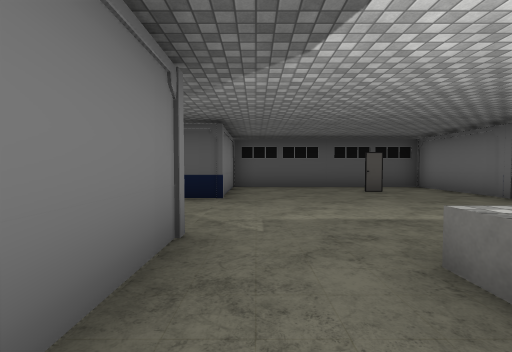
[1] (above)

12 first-person views from a walk through a scene from a Unity 3-D project. The camera is 1.3 m above the floor, tilts 2° down and sees 90° across. The floor is counted in squares, 2 m on a side. Each view is taken from the middle of a square. On the plan, view 1 faces up. The plan holds only what a view shows up to about 9 squares ahead; the rest is blank. The player is left out. Some surface patterns are stand-ins.

[2]
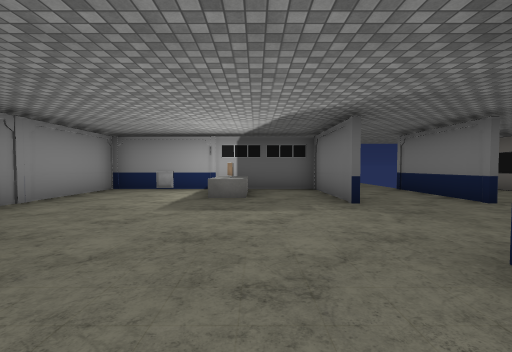

[3]
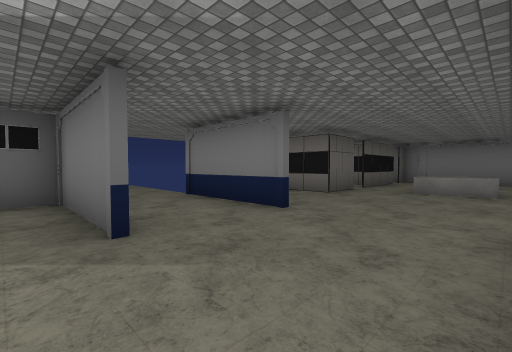

[4]
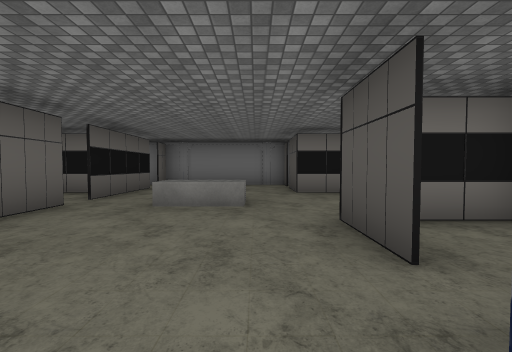

[5]
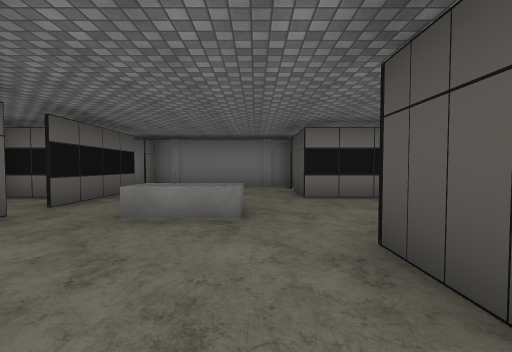

[6]
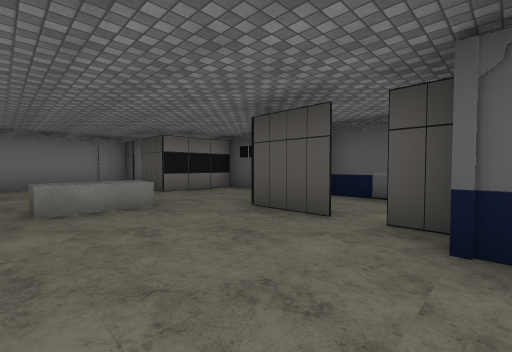

[7]
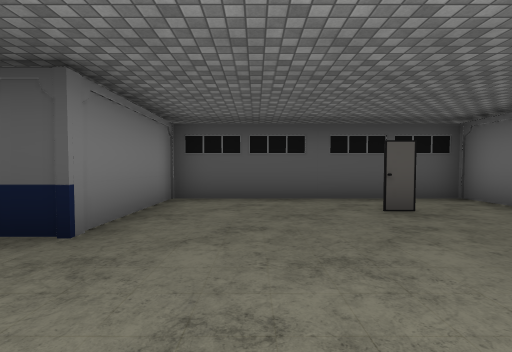

[8]
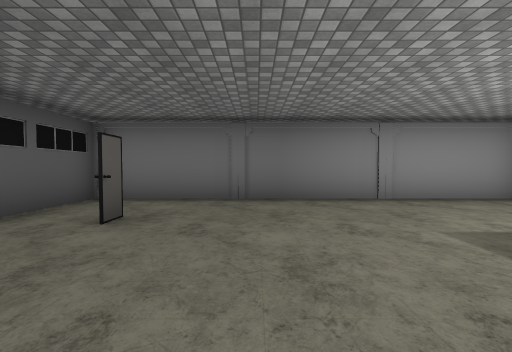

[9]
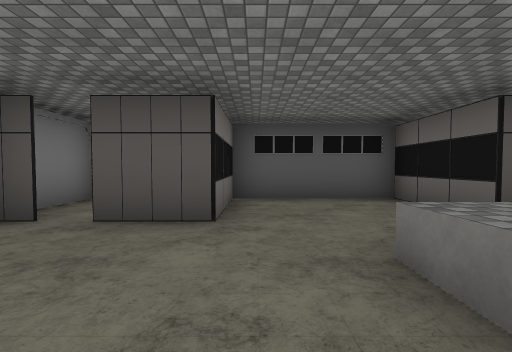

[10]
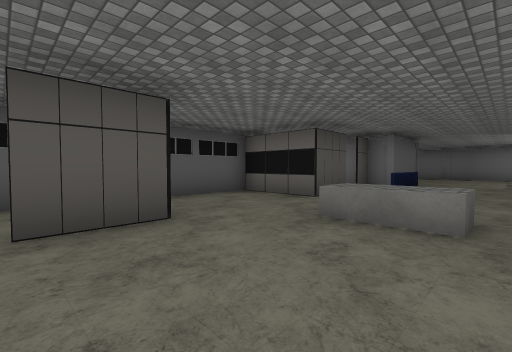

[11]
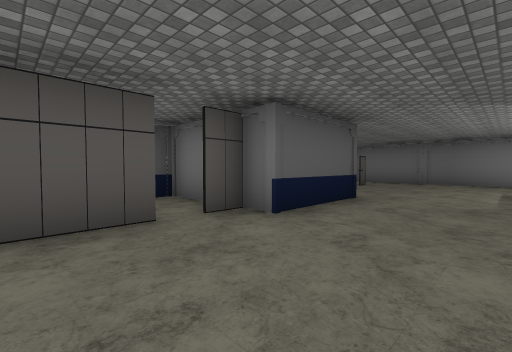

[12]
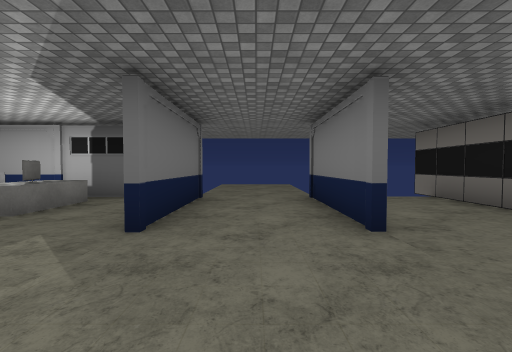

### Floor plan
Points are (right, up) in squares from view 1. A wall is a line through its corners. A room is listed if a view was taken in it or the views show most of it. See-through windows are left out.
Room 1 (views 1, 2, 3, 4, 5, 6, 7, 8, 9, 10, 11, 12)
walls: (-0.7, 2.5) (-0.7, -0.5) (5.2, -0.5) (5.2, 8.3) (-0.7, 8.3) (-0.7, 5.4) (-3.3, 5.4); (-3.2, 6) (-4, 6); (-4.6, 6) (-6.1, 6) (-6.1, 8.3) (-10, 8.3); (1.7, 0.5) (1.5, 1.1) (1.7, 0.6); (-7.4, 1.7) (-5.9, 1.7) (-5.9, -1.4); (3.4, 6.7) (2.9, 6.7); (-9.5, 8.4) (-9.5, 6) (-11, 6); (-11, 1.7) (-8, 1.7); (-11.6, 6) (-12.4, 6) (-12.4, 1); (-12.4, 1.7) (-11.6, 1.7)
low walls: (1.2, 0.1) (1.2, 1.7) (2, 1.7); (-7.2, 4.9) (-7.2, 3.3) (-8, 3.3) (-8, 4.9)
ways out: gap at (-11, 6) to room 2; gap at (-5, 6) to room 3; opening at (-2, 2)
Room 2 (no view inside)
walls: (-10, 8.3) (-12.4, 8.3) (-12.4, 6)
ways out: gap at (-11, 6) to room 1
Room 3 (no view inside)
walls: (-4.6, 8.3) (-6.1, 8.3) (-6.1, 6); (-3.3, 5.4) (-3.3, 8.3)
ways out: gap at (-5, 6) to room 1

Positions as (right, up) in squares from view 1, and headings:
1: (0, 0), facing up
2: (1, 7), facing down
3: (0, 5), facing down-left
4: (-3, 5), facing left
5: (-4, 5), facing left
6: (-3, 3), facing up-left
7: (1, 3), facing up
8: (0, 5), facing right
9: (-9, 3), facing up
10: (-11, 3), facing up-right
11: (-6, 3), facing up-right
12: (-2, 5), facing down
